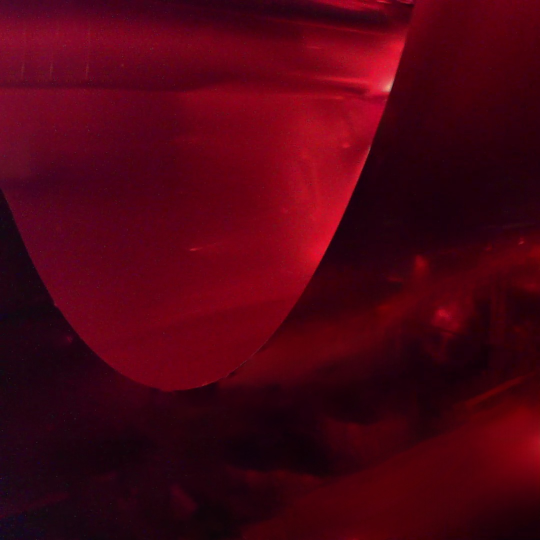
//> input picture LAB/LAB3_Tension Detection of Rolling Metal Sheet/writeImage.jpg, 1080 x 1080 px, given in place of LAB_MagicCloak_Sample.mp4, which was not available (shown at 1/2 size)
$ ./lapacian   (built with g++ and OpenCV 4)
//> lines starting //> are read from the running program, lines starting //| are printed output that depends on the picture; after the words box and inside, x2 and y2 are one past the last pixel; in counts of white or black regions, pixels touching at a corner belong together; pictures that were not available may be replaced by others from this repository, and a replacement may not be noted
#include "opencv2/opencv.hpp"
#include <iostream>
#include <vector>

using namespace cv;
using namespace std;

int hmin1 = 40, hmax1 = 85, smin1 = 50, smax1 = 255, vmin1 = 50, vmax1 = 255;
int hmin2 = 45, hmax2 = 145, smin2 = 26, smax2 = 255, vmin2 = 19, vmax2 = 253;

Scalar lower1(hmin1, smin1, vmin1);
Scalar upper1(hmax1, smax1, vmax1);
Scalar lower2(hmin2, smin2, vmin2);
Scalar upper2(hmax2, smax2, vmax2);

void expandContour(vector<Point>& contour, double scaleFactor) {

    Moments mu = moments(contour);
    Point center(mu.m10 / mu.m00, mu.m01 / mu.m00);
    for (size_t i = 0; i < contour.size(); i++) {
        contour[i] = center + scaleFactor * (contour[i] - center);
    }
}

int main() {
    string videoPath = "../../video/LAB_MagicCloak_Sample.mp4";
    VideoCapture cap(videoPath);

    Mat frame, background;  //동영상 저장 및 첫 프레임 저장을 위한 background 함수
    Mat image_disp, blur_disp, hsv_disp, laplacian_dst, mask1, mask2, inrange_disp;
    Mat result_laplcaian, inrange_processed;
    Mat kernel1 = getStructuringElement(MORPH_ELLIPSE, Size(5, 5));
    Mat kernel2 = getStructuringElement(MORPH_ELLIPSE, Size(7, 7));
    Mat mask, mask3c;
    Mat grad_x, grad_y, sobel_edge, result_sobel;

    vector<vector<Point>> contours, largeContours;
    vector<Vec4i> hierarchy;

    int kernel_size = 3;
    int scale = 1;
    int delta = 0;
    int ddepth = CV_16U;

    while (true) {
        cap >> frame;
//> frame is the input picture: 1080 rows x 1080 cols, CV_8UC3; mean B, G, R 18.3, 2, 75.8
        if (frame.empty()) {
            cout << "End of video" << endl;
            break;
        }
        resize(frame, frame, Size(), 0.5, 0.5);       //이미지 resize
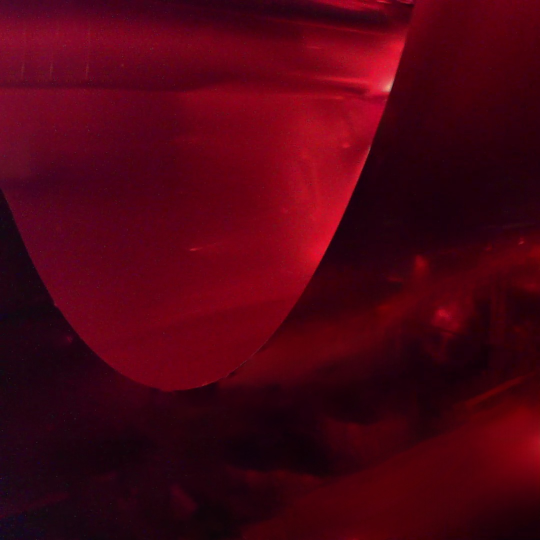
//> frame: 540 rows x 540 cols, CV_8UC3; mean B, G, R 18.4, 2.1, 75.9

        if (background.empty())
            frame.copyTo(background);                 //첫 프레임 저장 변수

        frame.copyTo(image_disp);                     //실시간 프레임 저장 변수
        imshow("src", image_disp);

        GaussianBlur(image_disp, blur_disp, Size(5, 5), 0);
        cvtColor(image_disp, hsv_disp, COLOR_BGR2HSV); //HSV convert
//> hsv_disp: 540 rows x 540 cols, CV_8UC3; mean H, S, V 172.1, 247, 75.9
        // [10 lines of commented-out code are left out]
        Sobel(hsv_disp, grad_x, ddepth, 1, 0, kernel_size, scale, delta, BORDER_DEFAULT);
//> grad_x: 540 rows x 540 cols, CV_16UC3; mean H, S, V 1.6, 6.6, 4.2
        Sobel(hsv_disp, grad_y, ddepth, 0, 1, kernel_size, scale, delta, BORDER_DEFAULT);
//> grad_y: 540 rows x 540 cols, CV_16UC3; mean H, S, V 1.7, 6.8, 4.9
        addWeighted(grad_x, 0.5, grad_y, 0.5, 0, sobel_edge);
//> sobel_edge: 540 rows x 540 cols, CV_16UC3; mean H, S, V 1.6, 6.7, 4.6

        hsv_disp.convertTo(hsv_disp, CV_16U);
//> hsv_disp: 540 rows x 540 cols, CV_16UC3; mean H, S, V 172.1, 247, 75.9
        sobel_edge.convertTo(sobel_edge, CV_16U);
        result_sobel = hsv_disp - sobel_edge;
//> result_sobel: 540 rows x 540 cols, CV_16UC3; mean H, S, V 170.5, 240.4, 71.4
        result_sobel.convertTo(result_sobel, CV_8U);
//> result_sobel: 540 rows x 540 cols, CV_8UC3; mean H, S, V 170.5, 240.4, 71.4

        //imshow("Sobel", result_sobel);

        //InRange
        inRange(result_sobel, lower1, upper1, mask1);
//> mask1: 540 rows x 540 cols, CV_8UC1; every value is 0
        inRange(result_sobel, lower2, upper2, mask2);
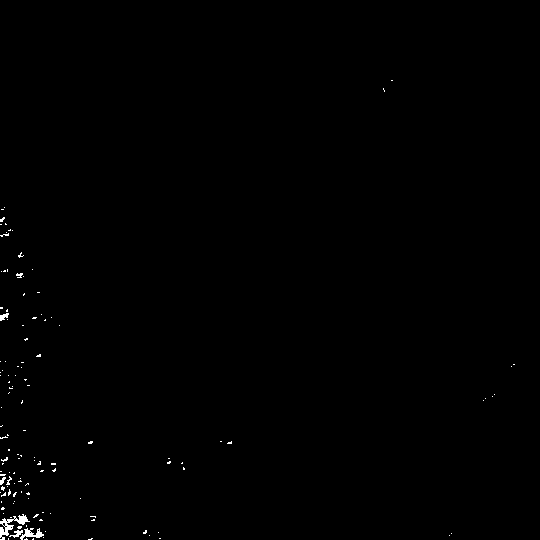
//> mask2: 540 rows x 540 cols, CV_8UC1; 0.36% white in thin lines or dots, all inside (x1, y1, x2, y2) = (0, 80, 515, 540)
        bitwise_or(mask1, mask2, inrange_disp);

        //Morphology
        morphologyEx(inrange_disp, inrange_processed, MORPH_OPEN, kernel1);
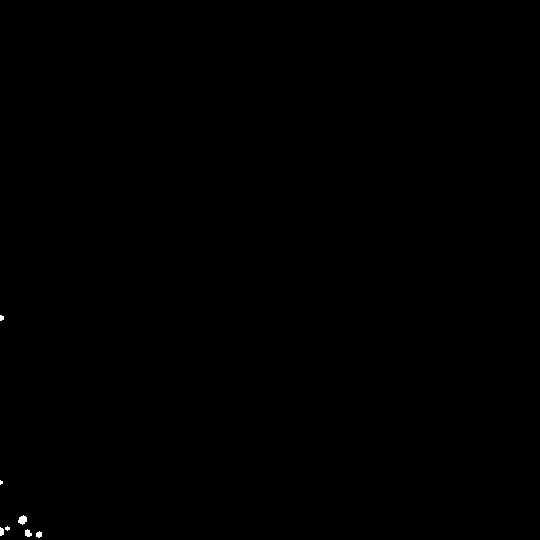
//> inrange_processed: 540 rows x 540 cols, CV_8UC1; 0.07% white; 7 white regions (2 under 20 px)

        //Contour
        findContours(inrange_processed, contours, hierarchy, RETR_EXTERNAL, CHAIN_APPROX_SIMPLE);
//> contours = 7 contours, 4 with area under 20; largest, box (x1, y1, x2, y2) and area: (18, 515, 27, 525) 48, (25, 529, 32, 537) 28, (36, 531, 42, 538) 22
        largeContours.clear();

        for (int i = 0; i < contours.size(); i++) {
            if (contourArea(contours[i]) > 3000) { //Detect only contours larger than a certain size

                expandContour(contours[i], 1.2);
                largeContours.push_back(contours[i]);
            }
        }
//> this loop made 7 passes

        //draw mask(white color)
        mask = Mat::zeros(frame.size(), CV_8UC1);

        for (size_t i = 0; i < largeContours.size(); i++) {
            drawContours(mask, largeContours, (int)i, Scalar(255), FILLED);
        }
        dilate(mask, mask, kernel2);

        //imshow("mask", mask);

        Mat background_pt, frame_pt;
        bitwise_and(background, background, background_pt, mask);
//> background_pt: 540 rows x 540 cols, CV_8UC3; every value is 0
        //imshow("background_pt", background_pt);
        bitwise_and(frame, frame, frame_pt, ~mask);
        //imshow("frame_pt", frame_pt);

        Mat resultsFrame;
        add(background_pt, frame_pt, resultsFrame);

        //imshow("mask", mask);
        imshow("Video with Background", resultsFrame);
        //imshow("Source", image_disp);

        if (waitKey(10) == 27) break;  // ESC to exit
//> the Esc key is pressed
    }

    cap.release();
    destroyAllWindows();
    return 0;
}

$ run again, on LAB/LAB3_Tension Detection of Rolling Metal Sheet/LV2.png
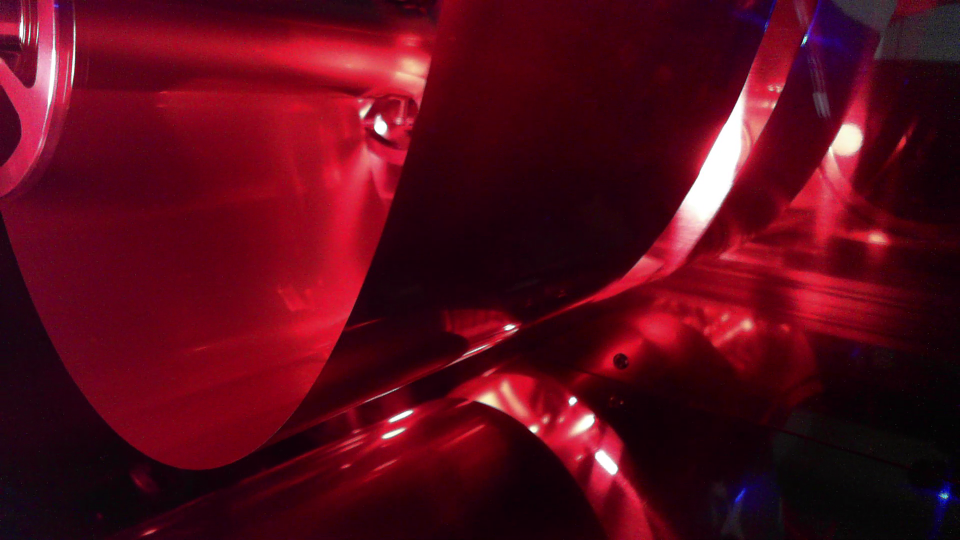
//> input picture LAB/LAB3_Tension Detection of Rolling Metal Sheet/LV2.png, 1920 x 1080 px, given in place of LAB_MagicCloak_Sample.mp4, which was not available (shown at 1/2 size)
//> frame is the input picture: 1080 rows x 1920 cols, CV_8UC3; mean B, G, R 25.4, 9.6, 86.6
//> frame: 540 rows x 960 cols, CV_8UC3
//> grad_x: 540 rows x 960 cols, CV_16UC3; mean H, S, V 8.5, 13.1, 8.1
//> grad_y: 540 rows x 960 cols, CV_16UC3; mean H, S, V 9.4, 13.7, 9
//> sobel_edge: 540 rows x 960 cols, CV_16UC3; mean H, S, V 8.9, 13.4, 8.6
//> mask1: 540 rows x 960 cols, CV_8UC1; 0.02% white in thin lines or dots, all inside (x1, y1, x2, y2) = (27, 0, 959, 498)
//> `inRange(result_sobel, lower2, upper2, mask2);`:
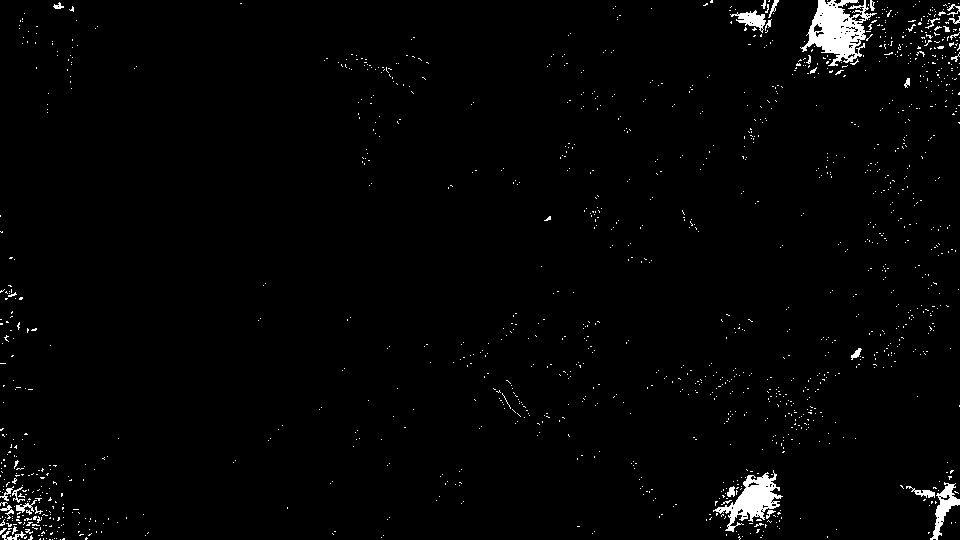
//> mask2: 540 rows x 960 cols, CV_8UC1; 1.8% white; 1392 white regions (1359 under 20 px), largest, box (x1, y1, x2, y2) and area: (800, 0, 877, 66) 2447, (713, 470, 783, 532) 1576, (930, 482, 960, 540) 590
//> `morphologyEx(inrange_disp, inrange_processed, MORPH_OPEN, kernel1);`:
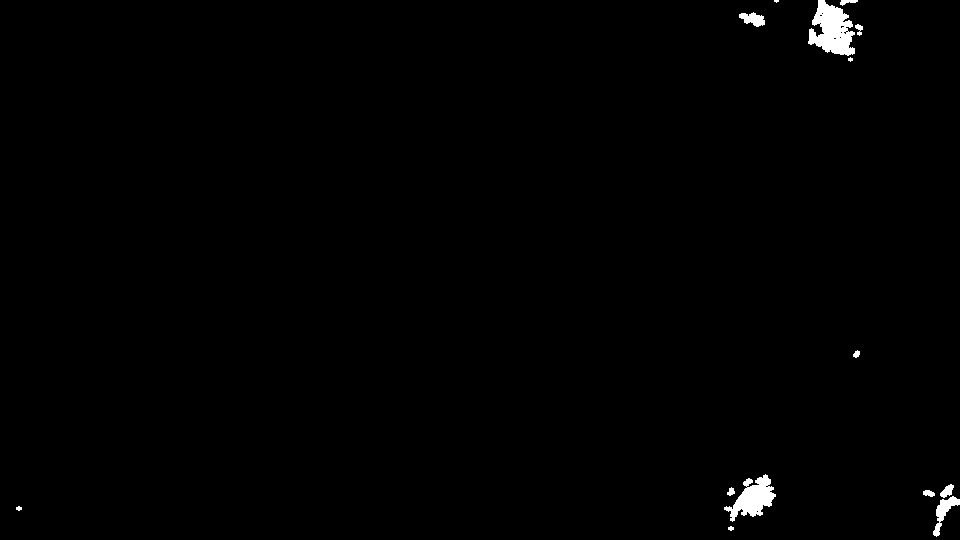
//> inrange_processed: 540 rows x 960 cols, CV_8UC1; 0.75% white; 14 white regions (2 under 20 px)
//> contours = 14 contours, 4 with area under 20; largest, box (x1, y1, x2, y2) and area: (808, 0, 855, 56) 1546, (724, 474, 776, 522) 1068, (933, 496, 960, 537) 324, (739, 12, 765, 27) 204, (940, 484, 954, 498) 92
//> the loop `for (int i = 0; i < contours.size(); i++)` made 14 passes
//> background_pt: 540 rows x 960 cols, CV_8UC3; every value is 0
